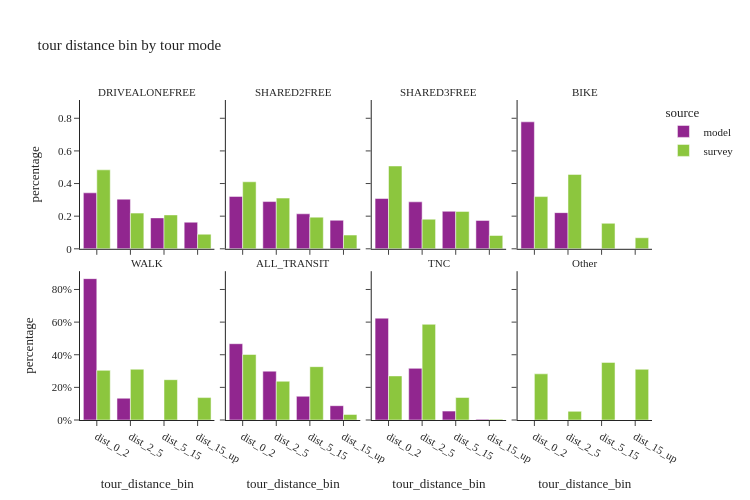

Write notebook code for a chart like this one.
### Markdown cell above
## non-mantatory tour distance by tour mode

### Code cell
util.plot_share_facetbar(non_m_tour_data, 'tour_weight', share_col="tour_distance_bin", title="tour distance bin by tour mode", 
                            facet_col="tour_mode_transit_agg", facet_col_wrap=4, height=500, orientation='v')

### Figure 1 — Plotly figure (JSON) as saved in the notebook; plotly's stock layout.template omitted (floating-point values rounded to 4 significant figures)
{"data": [{"alignmentgroup": "True", "customdata": [[287934], [255383], [158980], [136800]], "hovertemplate": "source=model<br>tour_mode_transit_agg=DRIVEALONEFREE<br>tour_distance_bin=%{x}<br>percentage=%{y}<br>sample_size=%{customdata[0]}<extra></extra>", "legendgroup": "model", "marker": {"color": "#91268F", "pattern": {"shape": ""}}, "name": "model", "offsetgroup": "model", "orientation": "v", "showlegend": true, "textposition": "auto", "type": "bar", "x": ["dist_0_2", "dist_2_5", "dist_5_15", "dist_15_up"], "xaxis": "x5", "y": [0.3431, 0.3044, 0.1895, 0.163], "yaxis": "y5"}, {"alignmentgroup": "True", "customdata": [[251381], [226604], [167854], [136907]], "hovertemplate": "source=model<br>tour_mode_transit_agg=SHARED2FREE<br>tour_distance_bin=%{x}<br>percentage=%{y}<br>sample_size=%{customdata[0]}<extra></extra>", "legendgroup": "model", "marker": {"color": "#91268F", "pattern": {"shape": ""}}, "name": "model", "offsetgroup": "model", "orientation": "v", "showlegend": false, "textposition": "auto", "type": "bar", "x": ["dist_0_2", "dist_2_5", "dist_5_15", "dist_15_up"], "xaxis": "x6", "y": [0.3212, 0.2895, 0.2144, 0.1749], "yaxis": "y6"}, {"alignmentgroup": "True", "customdata": [[112312], [104900], [83849], [63409]], "hovertemplate": "source=model<br>tour_mode_transit_agg=SHARED3FREE<br>tour_distance_bin=%{x}<br>percentage=%{y}<br>sample_size=%{customdata[0]}<extra></extra>", "legendgroup": "model", "marker": {"color": "#91268F", "pattern": {"shape": ""}}, "name": "model", "offsetgroup": "model", "orientation": "v", "showlegend": false, "textposition": "auto", "type": "bar", "x": ["dist_0_2", "dist_2_5", "dist_5_15", "dist_15_up"], "xaxis": "x7", "y": [0.3082, 0.2878, 0.2301, 0.174], "yaxis": "y7"}, {"alignmentgroup": "True", "customdata": [[36120], [10290]], "hovertemplate": "source=model<br>tour_mode_transit_agg=BIKE<br>tour_distance_bin=%{x}<br>percentage=%{y}<br>sample_size=%{customdata[0]}<extra></extra>", "legendgroup": "model", "marker": {"color": "#91268F", "pattern": {"shape": ""}}, "name": "model", "offsetgroup": "model", "orientation": "v", "showlegend": false, "textposition": "auto", "type": "bar", "x": ["dist_0_2", "dist_2_5"], "xaxis": "x8", "y": [0.7783, 0.2217], "yaxis": "y8"}, {"alignmentgroup": "True", "customdata": [[278655], [42943], [5]], "hovertemplate": "source=model<br>tour_mode_transit_agg=WALK<br>tour_distance_bin=%{x}<br>percentage=%{y}<br>sample_size=%{customdata[0]}<extra></extra>", "legendgroup": "model", "marker": {"color": "#91268F", "pattern": {"shape": ""}}, "name": "model", "offsetgroup": "model", "orientation": "v", "showlegend": false, "textposition": "auto", "type": "bar", "x": ["dist_0_2", "dist_2_5", "dist_5_15"], "xaxis": "x", "y": [0.8665, 0.1335, 1.555e-05], "yaxis": "y"}, {"alignmentgroup": "True", "customdata": [[25563], [16365], [7947], [4795]], "hovertemplate": "source=model<br>tour_mode_transit_agg=ALL_TRANSIT<br>tour_distance_bin=%{x}<br>percentage=%{y}<br>sample_size=%{customdata[0]}<extra></extra>", "legendgroup": "model", "marker": {"color": "#91268F", "pattern": {"shape": ""}}, "name": "model", "offsetgroup": "model", "orientation": "v", "showlegend": false, "textposition": "auto", "type": "bar", "x": ["dist_0_2", "dist_2_5", "dist_5_15", "dist_15_up"], "xaxis": "x2", "y": [0.4676, 0.2993, 0.1454, 0.08771], "yaxis": "y2"}, {"alignmentgroup": "True", "customdata": [[11045], [5603], [964], [85]], "hovertemplate": "source=model<br>tour_mode_transit_agg=TNC<br>tour_distance_bin=%{x}<br>percentage=%{y}<br>sample_size=%{customdata[0]}<extra></extra>", "legendgroup": "model", "marker": {"color": "#91268F", "pattern": {"shape": ""}}, "name": "model", "offsetgroup": "model", "orientation": "v", "showlegend": false, "textposition": "auto", "type": "bar", "x": ["dist_0_2", "dist_2_5", "dist_5_15", "dist_15_up"], "xaxis": "x3", "y": [0.6241, 0.3166, 0.05447, 0.004803], "yaxis": "y3"}, {"alignmentgroup": "True", "customdata": [[1048], [537], [534], [222]], "hovertemplate": "source=survey<br>tour_mode_transit_agg=DRIVEALONEFREE<br>tour_distance_bin=%{x}<br>percentage=%{y}<br>sample_size=%{customdata[0]}<extra></extra>", "legendgroup": "survey", "marker": {"color": "#8CC63E", "pattern": {"shape": ""}}, "name": "survey", "offsetgroup": "survey", "orientation": "v", "showlegend": true, "textposition": "auto", "type": "bar", "x": ["dist_0_2", "dist_2_5", "dist_5_15", "dist_15_up"], "xaxis": "x5", "y": [0.484, 0.2187, 0.2078, 0.08953], "yaxis": "y5"}, {"alignmentgroup": "True", "customdata": [[544], [270], [251], [104]], "hovertemplate": "source=survey<br>tour_mode_transit_agg=SHARED2FREE<br>tour_distance_bin=%{x}<br>percentage=%{y}<br>sample_size=%{customdata[0]}<extra></extra>", "legendgroup": "survey", "marker": {"color": "#8CC63E", "pattern": {"shape": ""}}, "name": "survey", "offsetgroup": "survey", "orientation": "v", "showlegend": false, "textposition": "auto", "type": "bar", "x": ["dist_0_2", "dist_2_5", "dist_5_15", "dist_15_up"], "xaxis": "x6", "y": [0.4107, 0.3109, 0.1941, 0.08425], "yaxis": "y6"}, {"alignmentgroup": "True", "customdata": [[245], [110], [99], [41]], "hovertemplate": "source=survey<br>tour_mode_transit_agg=SHARED3FREE<br>tour_distance_bin=%{x}<br>percentage=%{y}<br>sample_size=%{customdata[0]}<extra></extra>", "legendgroup": "survey", "marker": {"color": "#8CC63E", "pattern": {"shape": ""}}, "name": "survey", "offsetgroup": "survey", "orientation": "v", "showlegend": false, "textposition": "auto", "type": "bar", "x": ["dist_0_2", "dist_2_5", "dist_5_15", "dist_15_up"], "xaxis": "x7", "y": [0.5077, 0.1813, 0.2294, 0.0816], "yaxis": "y7"}, {"alignmentgroup": "True", "customdata": [[73], [43], [40], [20]], "hovertemplate": "source=survey<br>tour_mode_transit_agg=BIKE<br>tour_distance_bin=%{x}<br>percentage=%{y}<br>sample_size=%{customdata[0]}<extra></extra>", "legendgroup": "survey", "marker": {"color": "#8CC63E", "pattern": {"shape": ""}}, "name": "survey", "offsetgroup": "survey", "orientation": "v", "showlegend": false, "textposition": "auto", "type": "bar", "x": ["dist_0_2", "dist_2_5", "dist_5_15", "dist_15_up"], "xaxis": "x8", "y": [0.3201, 0.456, 0.1562, 0.06771], "yaxis": "y8"}, {"alignmentgroup": "True", "customdata": [[830], [487], [392], [171]], "hovertemplate": "source=survey<br>tour_mode_transit_agg=WALK<br>tour_distance_bin=%{x}<br>percentage=%{y}<br>sample_size=%{customdata[0]}<extra></extra>", "legendgroup": "survey", "marker": {"color": "#8CC63E", "pattern": {"shape": ""}}, "name": "survey", "offsetgroup": "survey", "orientation": "v", "showlegend": false, "textposition": "auto", "type": "bar", "x": ["dist_0_2", "dist_2_5", "dist_5_15", "dist_15_up"], "xaxis": "x", "y": [0.3043, 0.3112, 0.2472, 0.1373], "yaxis": "y"}, {"alignmentgroup": "True", "customdata": [[171], [85], [94], [35]], "hovertemplate": "source=survey<br>tour_mode_transit_agg=ALL_TRANSIT<br>tour_distance_bin=%{x}<br>percentage=%{y}<br>sample_size=%{customdata[0]}<extra></extra>", "legendgroup": "survey", "marker": {"color": "#8CC63E", "pattern": {"shape": ""}}, "name": "survey", "offsetgroup": "survey", "orientation": "v", "showlegend": false, "textposition": "auto", "type": "bar", "x": ["dist_0_2", "dist_2_5", "dist_5_15", "dist_15_up"], "xaxis": "x2", "y": [0.4015, 0.2375, 0.327, 0.03398], "yaxis": "y2"}, {"alignmentgroup": "True", "customdata": [[16], [13], [8], [1]], "hovertemplate": "source=survey<br>tour_mode_transit_agg=TNC<br>tour_distance_bin=%{x}<br>percentage=%{y}<br>sample_size=%{customdata[0]}<extra></extra>", "legendgroup": "survey", "marker": {"color": "#8CC63E", "pattern": {"shape": ""}}, "name": "survey", "offsetgroup": "survey", "orientation": "v", "showlegend": false, "textposition": "auto", "type": "bar", "x": ["dist_0_2", "dist_2_5", "dist_5_15", "dist_15_up"], "xaxis": "x3", "y": [0.2702, 0.5866, 0.1379, 0.005342], "yaxis": "y3"}, {"alignmentgroup": "True", "customdata": [[42], [17], [11], [11]], "hovertemplate": "source=survey<br>tour_mode_transit_agg=Other<br>tour_distance_bin=%{x}<br>percentage=%{y}<br>sample_size=%{customdata[0]}<extra></extra>", "legendgroup": "survey", "marker": {"color": "#8CC63E", "pattern": {"shape": ""}}, "name": "survey", "offsetgroup": "survey", "orientation": "v", "showlegend": false, "textposition": "auto", "type": "bar", "x": ["dist_0_2", "dist_2_5", "dist_5_15", "dist_15_up"], "xaxis": "x4", "y": [0.283, 0.05308, 0.3531, 0.3108], "yaxis": "y4"}], "layout": {"annotations": [{"font": {}, "showarrow": false, "text": "WALK", "x": 0.1175, "xanchor": "center", "xref": "paper", "y": 0.465, "yanchor": "bottom", "yref": "paper"}, {"font": {}, "showarrow": false, "text": "ALL_TRANSIT", "x": 0.3725, "xanchor": "center", "xref": "paper", "y": 0.465, "yanchor": "bottom", "yref": "paper"}, {"font": {}, "showarrow": false, "text": "TNC", "x": 0.6275, "xanchor": "center", "xref": "paper", "y": 0.465, "yanchor": "bottom", "yref": "paper"}, {"font": {}, "showarrow": false, "text": "Other", "x": 0.8825, "xanchor": "center", "xref": "paper", "y": 0.465, "yanchor": "bottom", "yref": "paper"}, {"font": {}, "showarrow": false, "text": "DRIVEALONEFREE", "x": 0.1175, "xanchor": "center", "xref": "paper", "y": 1.0, "yanchor": "bottom", "yref": "paper"}, {"font": {}, "showarrow": false, "text": "SHARED2FREE", "x": 0.3725, "xanchor": "center", "xref": "paper", "y": 1.0, "yanchor": "bottom", "yref": "paper"}, {"font": {}, "showarrow": false, "text": "SHARED3FREE", "x": 0.6275, "xanchor": "center", "xref": "paper", "y": 1.0, "yanchor": "bottom", "yref": "paper"}, {"font": {}, "showarrow": false, "text": "BIKE", "x": 0.8825, "xanchor": "center", "xref": "paper", "y": 1.0, "yanchor": "bottom", "yref": "paper"}], "barmode": "group", "height": 500, "legend": {"title": {"text": "source"}, "tracegroupgap": 0}, "title": {"text": "tour distance bin by tour mode"}, "width": 750, "xaxis": {"anchor": "y", "domain": [0.0, 0.235], "title": {"text": "tour_distance_bin"}}, "xaxis2": {"anchor": "y2", "domain": [0.255, 0.49], "matches": "x", "title": {"text": "tour_distance_bin"}}, "xaxis3": {"anchor": "y3", "domain": [0.51, 0.745], "matches": "x", "title": {"text": "tour_distance_bin"}}, "xaxis4": {"anchor": "y4", "domain": [0.765, 1.0], "matches": "x", "title": {"text": "tour_distance_bin"}}, "xaxis5": {"anchor": "y5", "domain": [0.0, 0.235], "matches": "x", "showticklabels": false}, "xaxis6": {"anchor": "y6", "domain": [0.255, 0.49], "matches": "x", "showticklabels": false}, "xaxis7": {"anchor": "y7", "domain": [0.51, 0.745], "matches": "x", "showticklabels": false}, "xaxis8": {"anchor": "y8", "domain": [0.765, 1.0], "matches": "x", "showticklabels": false}, "yaxis": {"anchor": "x", "domain": [0.0, 0.465], "tickformat": ".0%", "title": {"text": "percentage"}}, "yaxis2": {"anchor": "x2", "domain": [0.0, 0.465], "matches": "y", "showticklabels": false, "tickformat": ".0%"}, "yaxis3": {"anchor": "x3", "domain": [0.0, 0.465], "matches": "y", "showticklabels": false}, "yaxis4": {"anchor": "x4", "domain": [0.0, 0.465], "matches": "y", "showticklabels": false}, "yaxis5": {"anchor": "x5", "domain": [0.535, 1.0], "matches": "y", "title": {"text": "percentage"}}, "yaxis6": {"anchor": "x6", "domain": [0.535, 1.0], "matches": "y", "showticklabels": false}, "yaxis7": {"anchor": "x7", "domain": [0.535, 1.0], "matches": "y", "showticklabels": false}, "yaxis8": {"anchor": "x8", "domain": [0.535, 1.0], "matches": "y", "showticklabels": false}}}
